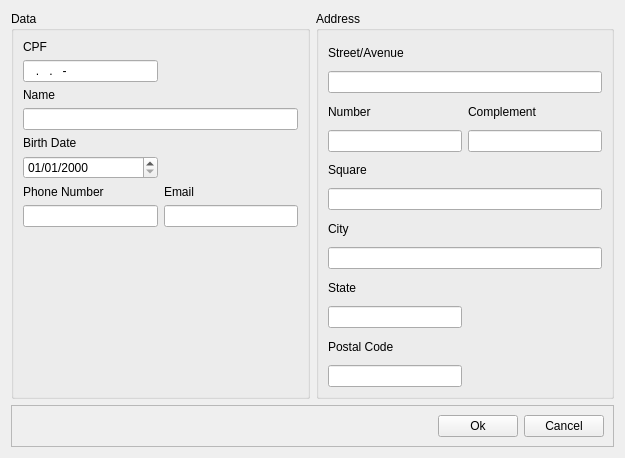
<?xml version="1.0" encoding="UTF-8"?>
<ui version="4.0">
 <class>AddPhysicalCustomerView</class>
 <widget class="QWidget" name="AddPhysicalCustomerView">
  <property name="geometry">
   <rect>
    <x>0</x>
    <y>0</y>
    <width>625</width>
    <height>458</height>
   </rect>
  </property>
  <property name="windowTitle">
   <string>Add new customer</string>
  </property>
  <layout class="QGridLayout" name="gridLayout">
   <item row="0" column="0">
    <widget class="QGroupBox" name="groupBox_2">
     <property name="title">
      <string>Data</string>
     </property>
     <layout class="QGridLayout" name="gridLayout_2">
      <item row="0" column="0">
       <widget class="QLabel" name="label">
        <property name="text">
         <string>CPF</string>
        </property>
       </widget>
      </item>
      <item row="2" column="0">
       <widget class="QLabel" name="label_3">
        <property name="text">
         <string>Name</string>
        </property>
       </widget>
      </item>
      <item row="3" column="0" colspan="2">
       <widget class="QLineEdit" name="nameLineEdit">
        <property name="maxLength">
         <number>100</number>
        </property>
       </widget>
      </item>
      <item row="4" column="0">
       <widget class="QLabel" name="label_4">
        <property name="text">
         <string>Birth Date</string>
        </property>
       </widget>
      </item>
      <item row="6" column="0">
       <widget class="QLabel" name="label_5">
        <property name="text">
         <string>Phone Number</string>
        </property>
       </widget>
      </item>
      <item row="7" column="0">
       <widget class="QLineEdit" name="phoneNumberLineEdit">
        <property name="maxLength">
         <number>25</number>
        </property>
       </widget>
      </item>
      <item row="1" column="0">
       <widget class="QLineEdit" name="cpfLineEdit">
        <property name="inputMask">
         <string>999.999.999-99; </string>
        </property>
       </widget>
      </item>
      <item row="5" column="0">
       <widget class="QDateEdit" name="birthDateDateEdit">
        <property name="displayFormat">
         <string>dd/MM/yyyy</string>
        </property>
       </widget>
      </item>
      <item row="6" column="1">
       <widget class="QLabel" name="label_8">
        <property name="text">
         <string>Email</string>
        </property>
       </widget>
      </item>
      <item row="7" column="1">
       <widget class="QLineEdit" name="emailLineEdit">
        <property name="maxLength">
         <number>100</number>
        </property>
       </widget>
      </item>
      <item row="9" column="0">
       <spacer name="verticalSpacer">
        <property name="orientation">
         <enum>Qt::Vertical</enum>
        </property>
        <property name="sizeHint" stdset="0">
         <size>
          <width>20</width>
          <height>40</height>
         </size>
        </property>
       </spacer>
      </item>
     </layout>
    </widget>
   </item>
   <item row="0" column="1">
    <widget class="QGroupBox" name="groupBox">
     <property name="title">
      <string>Address</string>
     </property>
     <layout class="QGridLayout" name="gridLayout_3">
      <item row="0" column="0">
       <widget class="QLabel" name="label_9">
        <property name="text">
         <string>Street/Avenue</string>
        </property>
       </widget>
      </item>
      <item row="1" column="0" colspan="2">
       <widget class="QLineEdit" name="addressStreetLineEdit">
        <property name="maxLength">
         <number>100</number>
        </property>
       </widget>
      </item>
      <item row="2" column="0">
       <widget class="QLabel" name="label_10">
        <property name="text">
         <string>Number</string>
        </property>
       </widget>
      </item>
      <item row="2" column="1">
       <widget class="QLabel" name="label_11">
        <property name="text">
         <string>Complement</string>
        </property>
       </widget>
      </item>
      <item row="3" column="0">
       <widget class="QLineEdit" name="addressNumberLineEdit"/>
      </item>
      <item row="3" column="1">
       <widget class="QLineEdit" name="addressComplementLineEdit">
        <property name="maxLength">
         <number>20</number>
        </property>
       </widget>
      </item>
      <item row="4" column="0">
       <widget class="QLabel" name="label_12">
        <property name="text">
         <string>Square</string>
        </property>
       </widget>
      </item>
      <item row="5" column="0" colspan="2">
       <widget class="QLineEdit" name="addressSquareLineEdit">
        <property name="maxLength">
         <number>50</number>
        </property>
       </widget>
      </item>
      <item row="6" column="0">
       <widget class="QLabel" name="label_13">
        <property name="text">
         <string>City</string>
        </property>
       </widget>
      </item>
      <item row="7" column="0" colspan="2">
       <widget class="QLineEdit" name="addressCityLineEdit">
        <property name="maxLength">
         <number>50</number>
        </property>
       </widget>
      </item>
      <item row="8" column="0">
       <widget class="QLabel" name="label_14">
        <property name="text">
         <string>State</string>
        </property>
       </widget>
      </item>
      <item row="9" column="0">
       <widget class="QLineEdit" name="addressStateLineEdit">
        <property name="maxLength">
         <number>30</number>
        </property>
       </widget>
      </item>
      <item row="10" column="0">
       <widget class="QLabel" name="label_15">
        <property name="text">
         <string>Postal Code</string>
        </property>
       </widget>
      </item>
      <item row="11" column="0">
       <widget class="QLineEdit" name="addressPostalCodeLineEdit">
        <property name="maxLength">
         <number>15</number>
        </property>
       </widget>
      </item>
     </layout>
    </widget>
   </item>
   <item row="1" column="0" colspan="2">
    <widget class="QFrame" name="frame_2">
     <property name="frameShape">
      <enum>QFrame::StyledPanel</enum>
     </property>
     <property name="frameShadow">
      <enum>QFrame::Raised</enum>
     </property>
     <layout class="QHBoxLayout" name="horizontalLayout">
      <item>
       <spacer name="horizontalSpacer">
        <property name="orientation">
         <enum>Qt::Horizontal</enum>
        </property>
        <property name="sizeHint" stdset="0">
         <size>
          <width>457</width>
          <height>20</height>
         </size>
        </property>
       </spacer>
      </item>
      <item>
       <widget class="QPushButton" name="okPushButton">
        <property name="text">
         <string>Ok</string>
        </property>
       </widget>
      </item>
      <item>
       <widget class="QPushButton" name="cancelPushButton">
        <property name="text">
         <string>Cancel</string>
        </property>
       </widget>
      </item>
     </layout>
    </widget>
   </item>
  </layout>
 </widget>
 <tabstops>
  <tabstop>cpfLineEdit</tabstop>
  <tabstop>nameLineEdit</tabstop>
  <tabstop>birthDateDateEdit</tabstop>
  <tabstop>phoneNumberLineEdit</tabstop>
  <tabstop>emailLineEdit</tabstop>
  <tabstop>addressStreetLineEdit</tabstop>
  <tabstop>addressNumberLineEdit</tabstop>
  <tabstop>addressComplementLineEdit</tabstop>
  <tabstop>addressSquareLineEdit</tabstop>
  <tabstop>addressCityLineEdit</tabstop>
  <tabstop>addressStateLineEdit</tabstop>
  <tabstop>addressPostalCodeLineEdit</tabstop>
  <tabstop>okPushButton</tabstop>
  <tabstop>cancelPushButton</tabstop>
 </tabstops>
 <resources/>
 <connections/>
</ui>
